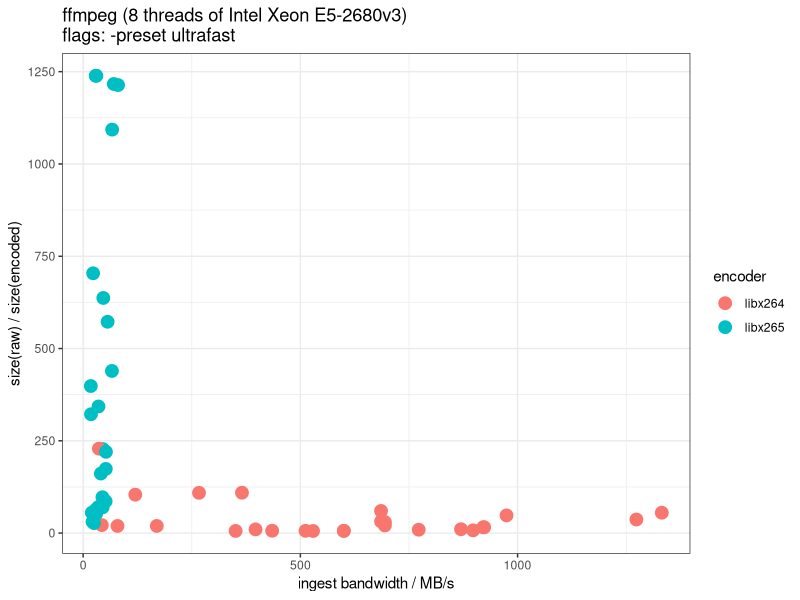
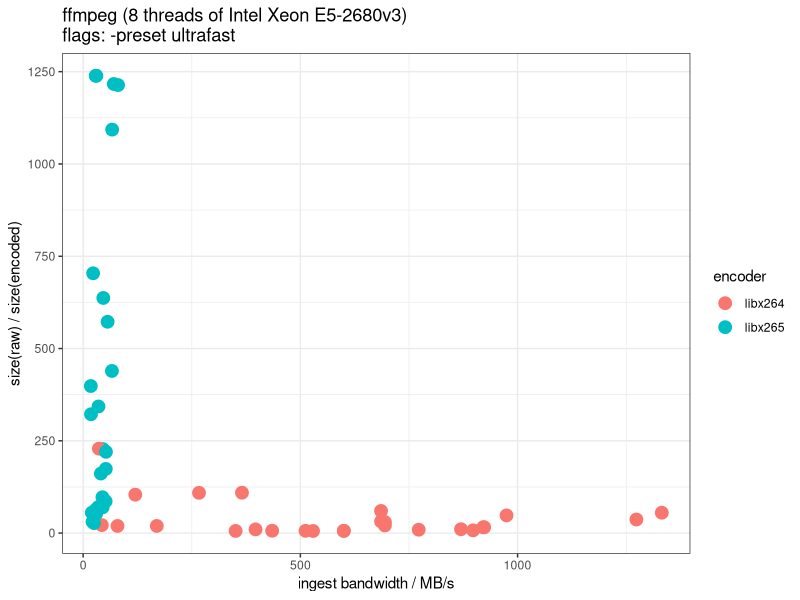
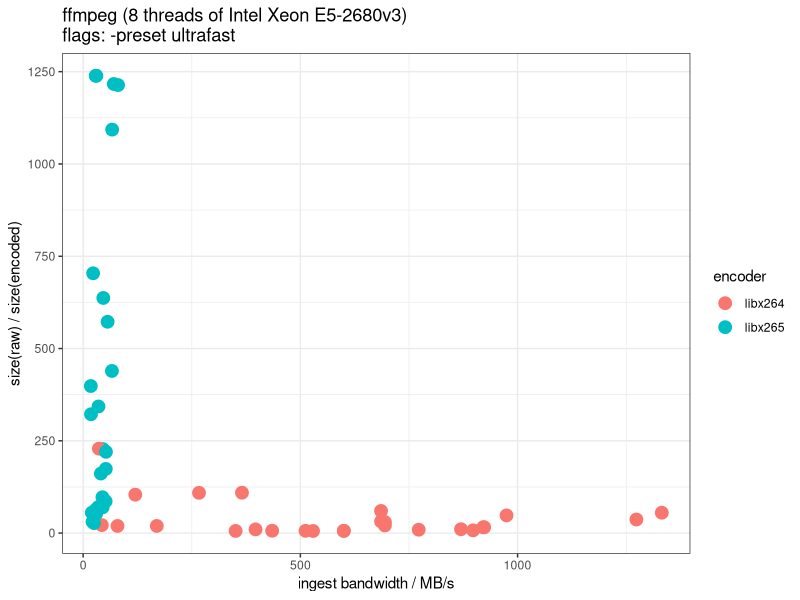

These charts were generated, in order, by the following R code:
#!/usr/bin/env Rscript
library(ggplot2)
library(dplyr, warn.conflicts=FALSE)
library(readr)
library(ggthemes)
library(tidyr)


## add_colnames_for_enc = function(df){
##     colnames(df) = c("filename","sizeof_pixel","shape","n_elements","time_mus","final_bytes","id","comment")

##     df = df %>% separate(comment, into = c("pipeline", "threads","timestamp"), sep = "\\|")
##     df$threads = as.integer(gsub("threads","",df$threads))
##     df$filename = gsub("\\.tif","",df$filename)
##     return(df)
## }

## add_colnames_for_dec = function(ddf){
##     colnames(ddf) = c("mode","filename","pipeline","realtime_s","user_s","sys_s","exit_code","threads","timestamp")
##     return(ddf)
## }

## add_colnames_for_qual = function(qdf){
##     colnames(qdf) = c("filename","pipeline","timestamp","bits_p_sample","left_drange","mse","nrmse","psnr","right_drange")
##     return(qdf)
## }


enc_df = read_csv("sqy-corpus-encode.csv") %>% filter(exit==0) %>% select(-flags, -timestamp)

## gr_enc_df = enc <- enc_df %>%
##     group_by(filename, sizeof_pixel,n_elements,final_bytes,pipeline,threads) %>%
##     summarize( mn_time_mus = mean(time_mus), md_time_mus = median(time_mus), sd_time_mus = sd(time_mus)) %>%
##     mutate( size_mb = n_elements*sizeof_pixel/(1024*1024), size_gb = size_mb/(1024),
##            md_ingest_bw_mb_per_sec = size_mb*10e6/(md_time_mus),
##            mn_ingest_bw_mb_per_sec = size_mb*10e6/(mn_time_mus),
##            sd_ingest_bw_mb_per_sec = size_mb*10e6/(sd_time_mus)
##            )

#encnv_df = read_csv("sqy-corpus-encode-nvprof.csv") %>% filter(exit==0)
qual_df = read_csv("sqy-corpus-quality.csv") %>% select(-flags, -timestamp)


combined_enc = inner_join(enc_df,qual_df,by = c("filename"="filename",
                                             "shorthand"="shorthand")) 

combined_enc = combined_enc %>%
    mutate( ingest_bw_mb_per_sec = raw_size_bytes/(1024*1024*realtime_sec),
           encoder = gsub("_ultrafast","",shorthand),
           compression_ratio = raw_size_bytes/encoded_size_bytes)

cpuonly = combined_enc %>% filter(threads > 1)
glimpse(combined_enc)
glimpse(cpuonly)

quantizer_plot = ggplot( cpuonly ,aes( x=ingest_bw_mb_per_sec,y=compression_ratio,color=encoder)) + theme_bw()
quantizer_plot = quantizer_plot + geom_point(size=4) 
quantizer_plot = quantizer_plot + ggtitle("ffmpeg (8 threads of Intel Xeon E5-2680v3)\nflags: -preset ultrafast")
quantizer_plot = quantizer_plot + xlab("ingest bandwidth / MB/s") + ylab(" size(raw) / size(encoded) ")
## quantizer_plot = quantizer_plot + geom_vline(xintercept=xinter, color="Red", size=2)
## quantizer_plot = quantizer_plot + geom_text(aes(x=xinter, label=sprintf("\nmedian = %.0f",xinter), y=1.4e-3),
##                                             colour="red", angle=90, text=element_text(size=11))

## quantizer_plot = quantizer_plot + geom_hline(yintercept=yinter, color="Blue", size=2)
## quantizer_plot = quantizer_plot + geom_text(aes(y=yinter, label=sprintf("\nmedian = %.4f",yinter), x=7.5e3),
##                                             colour="blue", text=element_text(size=11))


ggsave("ffmpeg_video_codec_cpuonly.png",quantizer_plot,height=5)
ggsave("ffmpeg_video_codec_cpuonly.svg",quantizer_plot,height=5)
ggsave("ffmpeg_video_codec_cpuonly.pdf",quantizer_plot,height=5)
